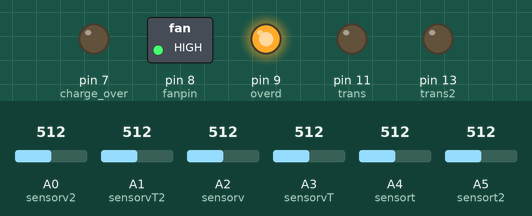
The sketch below on a simulated Arduino Uno, built with avr-gcc and run on an emulated ATmega328P. Parts: switched loads named in the sketch (green lamp = pin HIGH), output pins drawn as LEDs (lit = HIGH). Dashed ring = blinking. The inputs (shaded band) are chosen by the test bench; at power-on: A4 (sensort) = 512, A0 (sensorv2) = 512, A2 (sensorv) = 512, A1 (sensorvT2) = 512, A3 (sensorvT) = 512, A5 (sensort2) = 512. Pins used as bus, display or sensor lines are not drawn; what the sketch prints to the serial monitor is not drawn.

Above: at 2.8 s.
2.9 s: A4 (sensort) set to 172
5.6 s: A4 (sensort) set to 148
At 6.9 s:
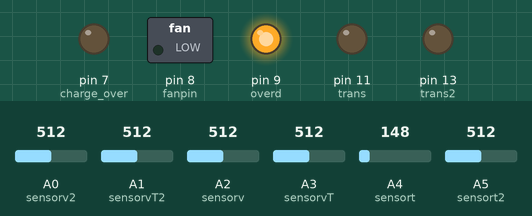
11.6 s: A0 (sensorv2) set to 664
15.1 s: A0 (sensorv2) set to 684
At 18.1 s:
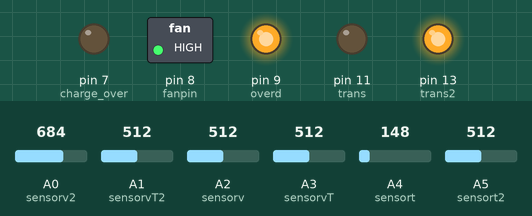
21.1 s: A2 (sensorv) set to 517
At 23.9 s:
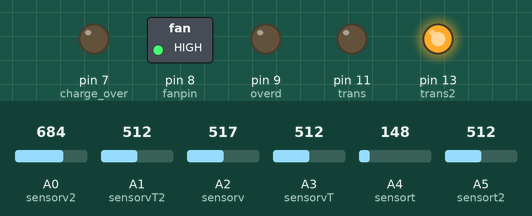
27.1 s: A2 (sensorv) set to 306
At 30.2 s:
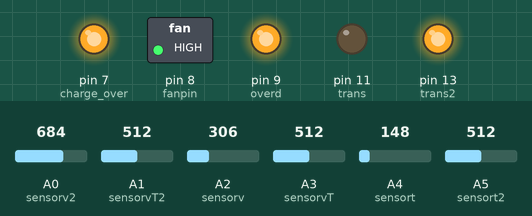
Timing chart, 0 to 34.1 s (numbered marks = the images above; inputs shaded):
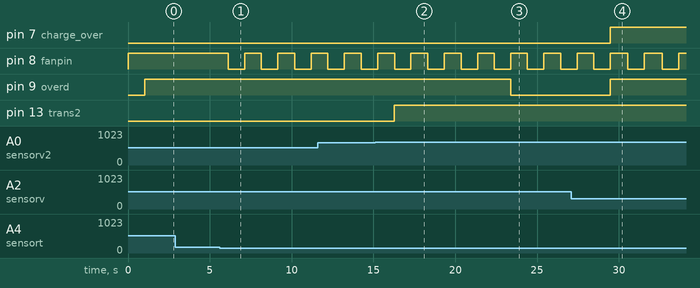

The sketch:

BMS_main_code.ino
```cpp
/*
 BMS
*/
#define FIS_TYPE float
#define FIS_RESOLUSION 101
#define FIS_MIN -3.4028235E+38
#define FIS_MAX 3.4028235E+38
typedef FIS_TYPE(*_FIS_MF)(FIS_TYPE, FIS_TYPE*);
typedef FIS_TYPE(*_FIS_ARR_OP)(FIS_TYPE, FIS_TYPE);
typedef FIS_TYPE(*_FIS_ARR)(FIS_TYPE*, int, _FIS_ARR_OP);


// Number of inputs to the fuzzy inference system
const int fis_gcI = 1;
// Number of outputs to the fuzzy inference system
const int fis_gcO = 1;
// Number of rules to the fuzzy inference system
const int fis_gcR = 5;

FIS_TYPE g_fisInput[fis_gcI];
FIS_TYPE g_fisOutput[fis_gcO];

/////////////////////////////
  float sensorv = A2;
  float voltagevalue;
  int trans = 11;
  float sensorvT = A3;
  float voltagevalueT;
  int transT = 10;
  float currentvalue;
  float intres;
  ////////////////////////////
  float sensorv2 = A0;
  float voltagevalue2;
  int trans2 = 13;
  float sensorvT2 = A1;
  float voltagevalueT2;
  int transT2 = 12;
  float currentvalue2;
  float intres2;
  ///////////////////////////
  float sensort = A4;
  float tempinc;
  //////////////////////////
  float sensort2 = A5;
  float tempinc2;
  int fanpin = 8;
  /////////////////////////
  int overd = 9;
  int charge_over =7;

void setup() {
  ///////////////////////////
  Serial.begin(9600);
  pinMode(sensorv, INPUT);
  pinMode(trans, OUTPUT);
  pinMode(sensorvT, INPUT);
  pinMode(transT, OUTPUT);
  ///////////////////////////
  pinMode(sensorv2, INPUT);
  pinMode(trans2, OUTPUT);
  pinMode(sensorvT2, INPUT);
  pinMode(transT2, OUTPUT);
  ///////////////////////////
  pinMode(sensort, INPUT);
  //////////////////////////
  pinMode(sensort2, INPUT);
  pinMode(fanpin, OUTPUT);
  //////////////////////////
  pinMode(overd, OUTPUT);
  pinMode(charge_over, OUTPUT);
}
void loop() {
  //////////////////////////////////////////////////////////// open voltage measuring
  sensorv = analogRead(A2);
  voltagevalue = (sensorv * 5.0 / 1024); // converts value to voltge
  Serial.print("V=");
  Serial.print(voltagevalue, 3);
  delay(1); // Wait for 1000 millisecond(s)
  ////////////////////////////////////////////////////////////// terminal voltage measuring and current calculation
  digitalWrite(transT, HIGH);
  sensorvT = analogRead(A3);
  voltagevalueT = (sensorvT * 5.0 / 1024); // converts value to voltge
  currentvalue = voltagevalueT / 1.7; // calculation of current using ohm's law
  Serial.print(" VT=");
  Serial.print(voltagevalueT, 3);
  Serial.print(" A=");
  Serial.print(currentvalue, 3);
  digitalWrite(transT, LOW);
  ////////////////////////////////////////////////////////////// internal resistence calculation
  intres = (voltagevalue - voltagevalueT) / currentvalue;
  Serial.print(" IR=");
  Serial.print(intres, 5);
  ///////////////////////////////////////////////////////////// overcharging control
  if (voltagevalue > 4.1)
  {
    digitalWrite(trans, HIGH);
  }
  else
  {
    digitalWrite(trans, LOW);
  }
  ////////////////////////////////////////////////////////////////// open voltage measuring
  sensorv2 = analogRead(A0);
  voltagevalue2 = (sensorv2 * 5.0 / 1024)*2-voltagevalue; // converts value to voltge
  Serial.print(" 2V=");
  Serial.print(voltagevalue2, 3);
  delay(1); // Wait for 1 millisecond(s)
  //////////////////////////////////////////////////////////////// terminal voltage measuring and current calculation
  digitalWrite(transT2, HIGH);
  sensorvT2 = analogRead(A1);
  voltagevalueT2 = (sensorvT2 * 5.0 / 1024)*2-voltagevalueT; // converts value to voltge
  currentvalue2 = voltagevalueT2 / 1.7; // calculation of current using ohm's law
  Serial.print(" 2VT=");
  Serial.print(voltagevalueT2, 3);
  Serial.print(" 2A=");
  Serial.print(currentvalue2, 3);
  digitalWrite(transT2, LOW);
  ////////////////////////////////////////////////////////////////// internal resistence calculation
  intres2 = (voltagevalue2 - voltagevalueT2) / currentvalue2;
  Serial.print(" 2IR=");
  Serial.print(intres2, 5);
  //////////////////////////////////////////////////////////////////  overcharging control
  if (voltagevalue2 > 4.1)
  {
    digitalWrite(trans2, HIGH);
  }
  else
  {
    digitalWrite(trans2, LOW);
  }
  ///////////////////////////////////////////////////////////////////////// temperetura sensor and fan control
  sensort = analogRead(A4); // reads the velue given by the sensor
  tempinc = ((5.0 * sensort * 100.0) / 1024.0) - 50; // converts analog to celcius
  Serial.print(" T=");
  Serial.print((byte)tempinc);// will output C values
  if (tempinc >= 27)
  {
    digitalWrite(fanpin, HIGH);
  }
  else
  {
    digitalWrite(fanpin, LOW);
  }
  /////////////////////////////////////////////////////////////////////////// temperature sensor2 and fan control
  sensort2 = analogRead(A5); // reads the velue given by the sensor
  tempinc2 = ((5.0 * sensort2 * 100.0) / 1024.0) - 50; // converts analog to celcius
  Serial.print(" 2T=");
  Serial.print((byte)tempinc2);// will output C values
  delay(1000); // Wait for 1000 millisecond(s)
  if (tempinc2 >= 27)
  {
    digitalWrite(fanpin, HIGH);
  }
  else
  {
    digitalWrite(fanpin, LOW);
  }
  ////////////////////////////////////////////////////////////////////////////// over discharge protection
  if (voltagevalue <=2.52 || voltagevalue2 <=2.52)
  {
    digitalWrite(overd, HIGH);
    Serial.print("over discharge warning disconnet battery from load");
  }
  else
  {
    digitalWrite(overd,LOW);
  }
  ////////////////////////////////////////////////////////////////////////////// over charge CC/CV emergency disconnection
  if (voltagevalue >=4.19 || voltagevalue2 >=4.19)
  {
    digitalWrite(charge_over, HIGH);
    Serial.print("over charge warning disconnet battery from CC/CV");
  }
  else
  {
    digitalWrite(charge_over,LOW);
  }
  //////////////////////////////////////////////////////////////////////////////fuzzy cell soc 1
    // Read Input: input1
    g_fisInput[0] = voltagevalue;

    g_fisOutput[0] = 0;

    fis_evaluate();
// Set output vlaue: output
    Serial.print(" SOC=");
    Serial.print(g_fisOutput[0]);
    Serial.print("%");
    ////////////////////////////////////////////////// fuzzy cell soc 2
// Read Input: input2
    g_fisInput[0] = voltagevalue2;

    g_fisOutput[0] = 0;

    fis_evaluate();

    // Set output vlaue: output2
    Serial.print(" SOC2=");
    Serial.print(g_fisOutput[0]);
    Serial.println("%");
    delay(1000); // Wait for 1000 millisecond(s)


}

//***********************************************************************
// Support functions for Fuzzy Inference System
//***********************************************************************
// Gaussian Member Function
FIS_TYPE fis_gaussmf(FIS_TYPE x, FIS_TYPE* p)
{
    FIS_TYPE s = p[0], c = p[1];
    FIS_TYPE t = (x - c) / s;
    return exp(-(t * t) / 2);
}

FIS_TYPE fis_prod(FIS_TYPE a, FIS_TYPE b)
{
    return (a * b);
}

FIS_TYPE fis_probor(FIS_TYPE a, FIS_TYPE b)
{
    return (a + b - (a * b));
}

FIS_TYPE fis_sum(FIS_TYPE a, FIS_TYPE b)
{
    return (a + b);
}

FIS_TYPE fis_array_operation(FIS_TYPE *array, int size, _FIS_ARR_OP pfnOp)
{
    int i;
    FIS_TYPE ret = 0;

    if (size == 0) return ret;
    if (size == 1) return array[0];

    ret = array[0];
    for (i = 1; i < size; i++)
    {
        ret = (*pfnOp)(ret, array[i]);
    }

    return ret;
}


//***********************************************************************
// Data for Fuzzy Inference System
//***********************************************************************
// Pointers to the implementations of member functions
_FIS_MF fis_gMF[] =
{
    fis_gaussmf
};

// Count of member function for each Input
int fis_gIMFCount[] = { 5 };

// Count of member function for each Output
int fis_gOMFCount[] = { 5 };

// Coefficients for the Input Member Functions
FIS_TYPE fis_gMFI0Coeff1[] = { 0.184686030914522, 2.50259498654868 };
FIS_TYPE fis_gMFI0Coeff2[] = { 0.196429419126853, 2.93524921646634 };
FIS_TYPE fis_gMFI0Coeff3[] = { 0.126170510056513, 3.30659833657337 };
FIS_TYPE fis_gMFI0Coeff4[] = { 0.170651987200151, 3.76501780674384 };
FIS_TYPE fis_gMFI0Coeff5[] = { 0.198610849413971, 4.18724214659661 };
FIS_TYPE* fis_gMFI0Coeff[] = { fis_gMFI0Coeff1, fis_gMFI0Coeff2, fis_gMFI0Coeff3, fis_gMFI0Coeff4, fis_gMFI0Coeff5 };
FIS_TYPE** fis_gMFICoeff[] = { fis_gMFI0Coeff };

// Coefficients for the Output Member Functions
FIS_TYPE fis_gMFO0Coeff1[] = { 24.8763402356449, -61.8393485325138 };
FIS_TYPE fis_gMFO0Coeff2[] = { 31.4115973060576, -87.188063212906 };
FIS_TYPE fis_gMFO0Coeff3[] = { 82.5810928539714, -263.942253509771 };
FIS_TYPE fis_gMFO0Coeff4[] = { 46.2970991975748, -104.456077491185 };
FIS_TYPE fis_gMFO0Coeff5[] = { 7.26546172524349, 69.747583902075 };
FIS_TYPE* fis_gMFO0Coeff[] = { fis_gMFO0Coeff1, fis_gMFO0Coeff2, fis_gMFO0Coeff3, fis_gMFO0Coeff4, fis_gMFO0Coeff5 };
FIS_TYPE** fis_gMFOCoeff[] = { fis_gMFO0Coeff };

// Input membership function set
int fis_gMFI0[] = { 0, 0, 0, 0, 0 };
int* fis_gMFI[] = { fis_gMFI0};

// Output membership function set

int* fis_gMFO[] = {};

// Rule Weights
FIS_TYPE fis_gRWeight[] = { 1, 1, 1, 1, 1 };

// Rule Type
int fis_gRType[] = { 1, 1, 1, 1, 1 };

// Rule Inputs
int fis_gRI0[] = { 1 };
int fis_gRI1[] = { 2 };
int fis_gRI2[] = { 3 };
int fis_gRI3[] = { 4 };
int fis_gRI4[] = { 5 };
int* fis_gRI[] = { fis_gRI0, fis_gRI1, fis_gRI2, fis_gRI3, fis_gRI4 };

// Rule Outputs
int fis_gRO0[] = { 1 };
int fis_gRO1[] = { 2 };
int fis_gRO2[] = { 3 };
int fis_gRO3[] = { 4 };
int fis_gRO4[] = { 5 };
int* fis_gRO[] = { fis_gRO0, fis_gRO1, fis_gRO2, fis_gRO3, fis_gRO4 };

// Input range Min
FIS_TYPE fis_gIMin[] = { 2.5 };

// Input range Max
FIS_TYPE fis_gIMax[] = { 4.2 };

// Output range Min
FIS_TYPE fis_gOMin[] = { 0 };

// Output range Max
FIS_TYPE fis_gOMax[] = { 100 };

//***********************************************************************
// Fuzzy Inference System
//***********************************************************************
void fis_evaluate()
{
    FIS_TYPE fuzzyInput0[] = { 0, 0, 0, 0, 0 };
    FIS_TYPE* fuzzyInput[fis_gcI] = { fuzzyInput0, };
    FIS_TYPE fuzzyOutput0[] = { 0, 0, 0, 0, 0 };
    FIS_TYPE* fuzzyOutput[fis_gcO] = { fuzzyOutput0, };
    FIS_TYPE fuzzyRules[fis_gcR] = { 0 };
    FIS_TYPE fuzzyFires[fis_gcR] = { 0 };
    FIS_TYPE* fuzzyRuleSet[] = { fuzzyRules, fuzzyFires };
    FIS_TYPE sW = 0;

    // Transforming input to fuzzy Input
    int i, j, r, o;
    for (i = 0; i < fis_gcI; ++i)
    {
        for (j = 0; j < fis_gIMFCount[i]; ++j)
        {
            fuzzyInput[i][j] =
                (fis_gMF[fis_gMFI[i][j]])(g_fisInput[i], fis_gMFICoeff[i][j]);
        }
    }

    int index = 0;
    for (r = 0; r < fis_gcR; ++r)
    {
        if (fis_gRType[r] == 1)
        {
            fuzzyFires[r] = 1;
            for (i = 0; i < fis_gcI; ++i)
            {
                index = fis_gRI[r][i];
                if (index > 0)
                    fuzzyFires[r] = fis_prod(fuzzyFires[r], fuzzyInput[i][index - 1]);
                else if (index < 0)
                    fuzzyFires[r] = fis_prod(fuzzyFires[r], 1 - fuzzyInput[i][-index - 1]);
                else
                    fuzzyFires[r] = fis_prod(fuzzyFires[r], 1);
            }
        }
        else
        {
            fuzzyFires[r] = 0;
            for (i = 0; i < fis_gcI; ++i)
            {
                index = fis_gRI[r][i];
                if (index > 0)
                    fuzzyFires[r] = fis_probor(fuzzyFires[r], fuzzyInput[i][index - 1]);
                else if (index < 0)
                    fuzzyFires[r] = fis_probor(fuzzyFires[r], 1 - fuzzyInput[i][-index - 1]);
                else
                    fuzzyFires[r] = fis_probor(fuzzyFires[r], 0);
            }
        }

        fuzzyFires[r] = fis_gRWeight[r] * fuzzyFires[r];
        sW += fuzzyFires[r];
    }

    if (sW == 0)
    {
        for (o = 0; o < fis_gcO; ++o)
        {
            g_fisOutput[o] = ((fis_gOMax[o] + fis_gOMin[o]) / 2);
        }
    }
    else
    {
        for (o = 0; o < fis_gcO; ++o)
        {
            FIS_TYPE sWI = 0.0;
            for (j = 0; j < fis_gOMFCount[o]; ++j)
            {
                fuzzyOutput[o][j] = fis_gMFOCoeff[o][j][fis_gcI];
                for (i = 0; i < fis_gcI; ++i)
                {
                    fuzzyOutput[o][j] += g_fisInput[i] * fis_gMFOCoeff[o][j][i];
                }
            }

            for (r = 0; r < fis_gcR; ++r)
            {
                index = fis_gRO[r][o] - 1;
                sWI += fuzzyFires[r] * fuzzyOutput[o][index];
            }

            g_fisOutput[o] = sWI / sW;
        }
    }
}
```

Measured:
- the behaviour switches between 158 and 157 on A4 (sensort) (found by bisection; images 0 and 1)
- the behaviour switches between 675 and 676 on A0 (sensorv2) (found by bisection; images 1 and 2)
- the behaviour switches between 516 and 517 on A2 (sensorv) (found by bisection; images 2 and 3)
- after the input at 2.9 s, every drawn part: stays the same
- after the input at 5.6 s, pin 8 (fanpin): alternates HIGH for 1.0 s and LOW for 1.0 s, starting after 0.52 s
- after the input at 15.1 s, pin 13 (trans2): LOW → HIGH after 1.2 s
- after the input at 21.1 s, pin 9 (overd): HIGH → LOW after 2.3 s
- after the input at 27.1 s, pin 7 (charge_over), pin 9 (overd): LOW → HIGH after 2.4 s
